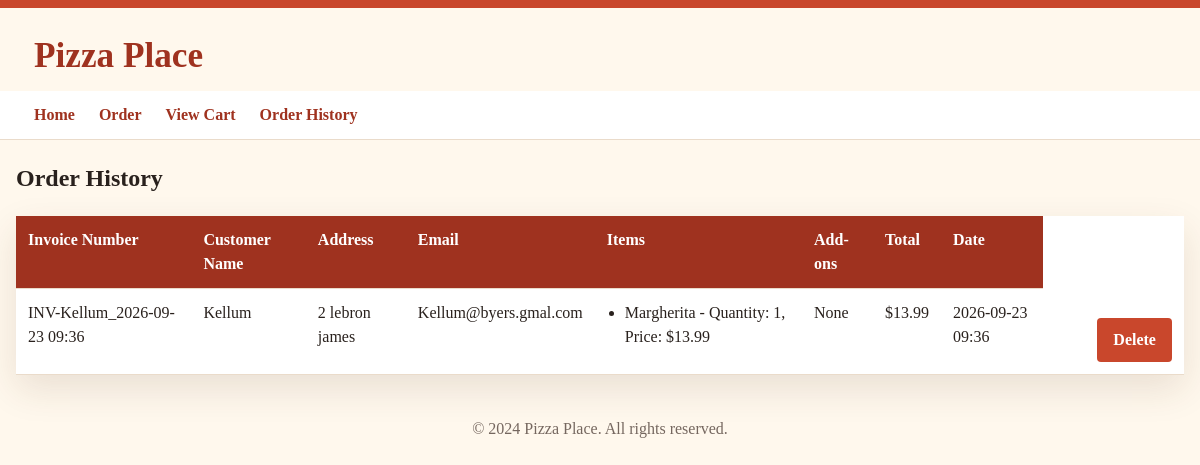
The page /orders on the database as committed earlier.
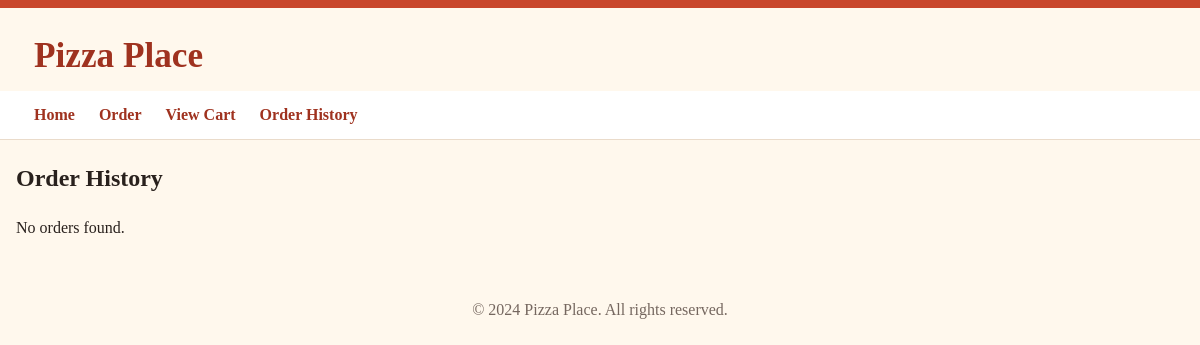
The same page on the database as committed later.
### tables this page shows
CREATE TABLE pizza_orders (
                id INTEGER PRIMARY KEY AUTOINCREMENT,
                invoice_number TEXT NOT NULL,
                customer_name TEXT NOT NULL,
                cart TEXT NOT NULL,
                total REAL NOT NULL,
                addons TEXT,
                order_date TIMESTAMP DEFAULT CURRENT_TIMESTAMP
            , email TEXT, address TEXT, card_name TEXT, card_number TEXT, card_expiry TEXT);

### app.py (the view)
@app.route('/orders')
def order_history():
    initialise_database()
    with sqlite3.connect('database.db') as conn:
        cursor = conn.cursor()
        cursor.execute('''
            SELECT id, invoice_number, customer_name, email, address, card_name, card_number, card_expiry,
                   cart, total, addons, order_date
            FROM pizza_orders
            ORDER BY id DESC
        ''')
        rows = cursor.fetchall()
        orders = []
        for row in rows:
            orders.append({
                'id': row[0],
                'invoice_number': row[1],
                'customer_name': row[2],
                'email': row[3],
                'address': row[4],
                'items': json.loads(row[8]),
                'total': row[9],
                'addons': json.loads(row[10] or '{}'),
                'date': row[11]
            })
    return render_template('order_history.html', orders=orders)

### Templates/order_history.html (shortened to what this page needs)
{% extends "base.html" %}
{% block content %}
    <h2>Order History</h2>
    {% if orders %}
        <table>
            <thead>
                <tr>
                    <th>Invoice Number</th>
                    <th>Customer Name</th>
                    <th>Address</th>
                    <th>Email</th>
                    <th>Items</th>
                    <th>Add-ons</th>
                    <th>Total</th>
                    <th>Date</th>
                </tr>
            </thead>
            <tbody>
                {% for order in orders %}
                    <tr>
                        <td>{{ order['invoice_number'] }}</td>
                        <td>{{ order['customer_name'] }}</td>
                        <td>{{ order['address'] }}</td>
                        <td>{{ order['email'] }}</td>
                        <td>
                            <ul>
                                {% for item, details in order['items'].items() %}
                                    <li>{{ item }} - Quantity: {{ details['quantity'] }}, Price: ${{ "%.2f"|format(details['price']) }}</li>
                                {% else %}
                                    <li>No items</li>
                                {% endfor %}
                            </ul>
                        </td>
                        <td>
                            {% if order['addons'] %}
                                <ul>
                                    {% for addon, price in order['addons'].items() %}
                                        <li>{{ addon }} - ${{ "%.2f"|format(price) }}</li>
                                    {% endfor %}
                                </ul>
                            {% else %}
                                <span>None</span>
                            {% endif %}
                        </td>
                        <td>${{ "%.2f"|format(order['total']) }}</td>
                        <td>{{ order['date'] }}</td>
                    <td>
                    </td>
                    <td>
                        <form action="{{ url_for('cancel_saved_order', order_id=order['id']) }}" method="post" style="display:inline;">
                            <button type="submit" onclick="return confirm('Are you sure you want to cancel this order?');">Delete</button>
                        </form>
                    </td>
                 </tr>
                {% endfor %}
            </tbody>
        </table>
    {% else %}
        <p>No orders found.</p>
    {% endif %}
{% endblock %}

### Templates/base.html (shortened to what this page needs)
<!DOCTYPE html>
<html lang="en">
<head>
    <link rel="stylesheet" href="{{ url_for('static', filename='style.css') }}">
</head>
<body>
    <h1>Pizza Place</h1>
    <nav>
        <ul>
            <li><a href="{{ url_for('home') }}">Home</a></li>
            <li><a href="{{ url_for('index') }}">Order</a></li>
            <li><a href="{{ url_for('view_cart') }}">View Cart</a></li>
            <li><a href="{{ url_for('order_history') }}">Order History</a></li>
        </ul>
    </nav>
    <header>
        <main>
             {% block content %} {% endblock %}
        </main>
    </header>
    <footer>
        <p>&copy; 2024 Pizza Place. All rights reserved.</p>
    </footer>
</body>
</html>

### Static/style.css (style rules this page uses)
:root { --ink: #29211d; --muted: #75675f; --cream: #fff8ed; --paper: #ffffff; --tomato: #c9472c; --tomato-dark: #9f321f; --gold: #e7a52b; --line: #eadbca; --shadow: 0 14px 35px rgba(79, 46, 25, 0.12); }
* { box-sizing: border-box; }
body { margin: 0; color: var(--ink); background: var(--cream); font-family: Georgia, 'Times New Roman', serif; line-height: 1.5; }
body::before { display: block; height: 8px; background: var(--tomato); content: ''; }
body > h1 { max-width: 1180px; margin: 22px auto 8px; padding: 0 24px; color: var(--tomato-dark); font-size: clamp(1.5rem, 4vw, 2.2rem); }
nav { border-bottom: 1px solid var(--line); background: var(--paper); }
nav ul { display: flex; gap: 24px; max-width: 1180px; margin: 0 auto; padding: 12px 24px; list-style: none; }
a { color: var(--tomato-dark); font-weight: bold; }
nav a { text-decoration: none; }
main { width: min(1180px, calc(100% - 32px)); margin: 0 auto; }
footer { padding: 26px 16px; color: var(--muted); text-align: center; }

Rows that differ between the two databases and show on the page:
removed pizza_orders: invoice_number "INV-Kellum_2026-09-23 09:36", customer_name "Kellum", address "2 lebron james", email "Kellum@byers.gmal.com", items "Margherita", quantity "1", price "13.99", total "13.99", date "2026-09-23 09:36"
Other text that changed with them:
text no longer shown: "Invoice Number Customer Name Address Email Items Add-ons Total Date"
text now shown: "No orders found."
